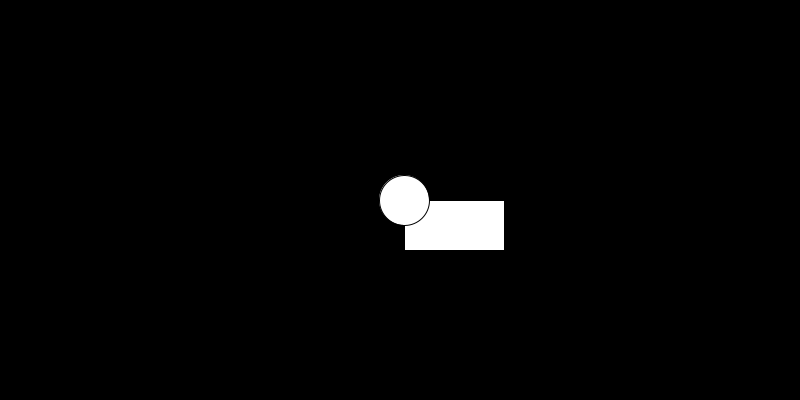
Frame 1 (no input)
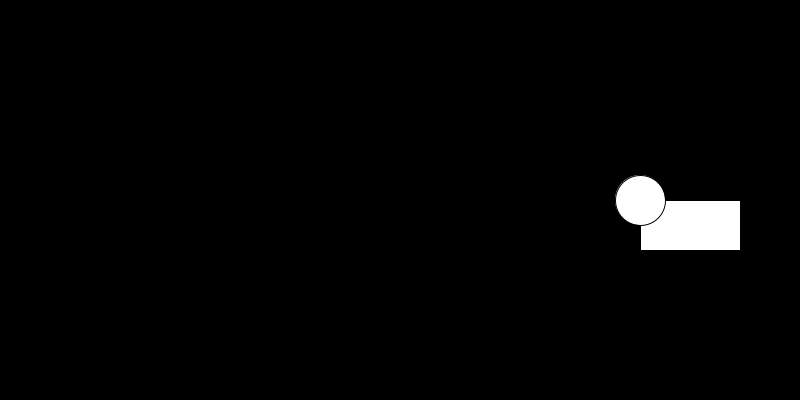
Frame 60 (the mouse pressed at the canvas centre just before this capture)
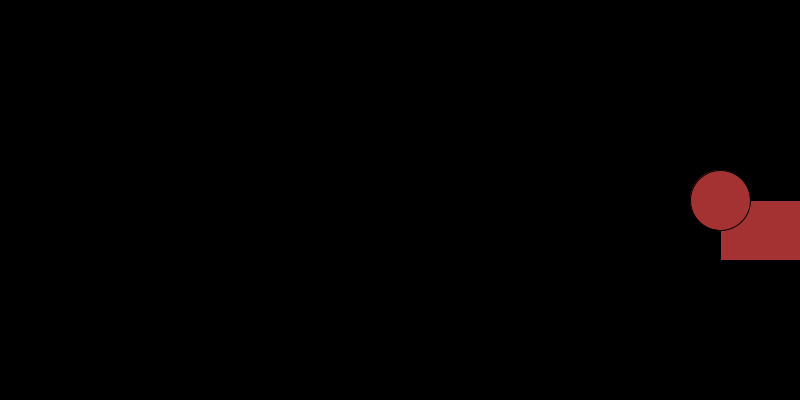
Frame 120 (the mouse held since frame 60 and released just before this capture)

The Processing sketch that drew these frames (run headless with seeded random() and noise(); from frame 60 on, the mouse is pressed at the canvas centre):

// Processing sketch: ejemploClaseCNSRebote
// ── ejemploClaseCNSRebote.pde
int tam;
float posX, posY;
int opacidad;
int velocidad;

void setup() {
  size(800, 400);
  tam=50;
  posX=width/2;
  posY=height/2;
  opacidad=255;
  velocidad=4;
}


void draw() {
  background(0);
  if (posX>=width || posX<=0) {
    tam+=10;
    velocidad*=-1;
    fill(random(255), 50, 50);
  }
  posX+=velocidad;
  rect(posX, posY, tam*2, tam);

  circle(posX, posY, tam);
}
